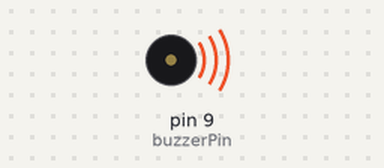
This sketch was run on a simulated Arduino Uno, built with avr-gcc and run on an emulated ATmega328P. Shown: buzzer (waves = sounding).

Above: at 0.1 s.
At 4.2 s:
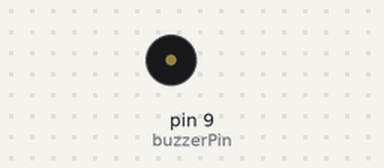
Timing chart, 0 to 5.7 s (numbered marks = the images above):
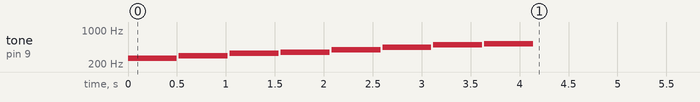

The sketch:

buzzer.ino
```cpp
int buzzerPin = 9; //buzzer pini tanimlaniyor
int notaSayisi = 8; //nota sayisi degisken olarak ataniyor
int C = 262; //
int D = 294; //
int E = 330; //
int F = 349; //
int G = 392; //
int A = 440; //
int B = 494; //
int C_ = 523; //
int notalar[] = {C, D, E, F, G, A, B, C_}; //notalar dizisi tnaimlaniyor
void setup()
{
  for (int i = 0; i < notaSayisi; i++) //nota sayisi artiriliyor
  {
    tone(buzzerPin, notalar[i]); //buzzerdan uygun desibel degerinin cikisi aliniyor
    delay(500);
    noTone(buzzerPin); //sinyal yok ise otme tanimlaniyor
    delay(20);
  }
  noTone(buzzerPin);
}

void loop()
{
}
```
